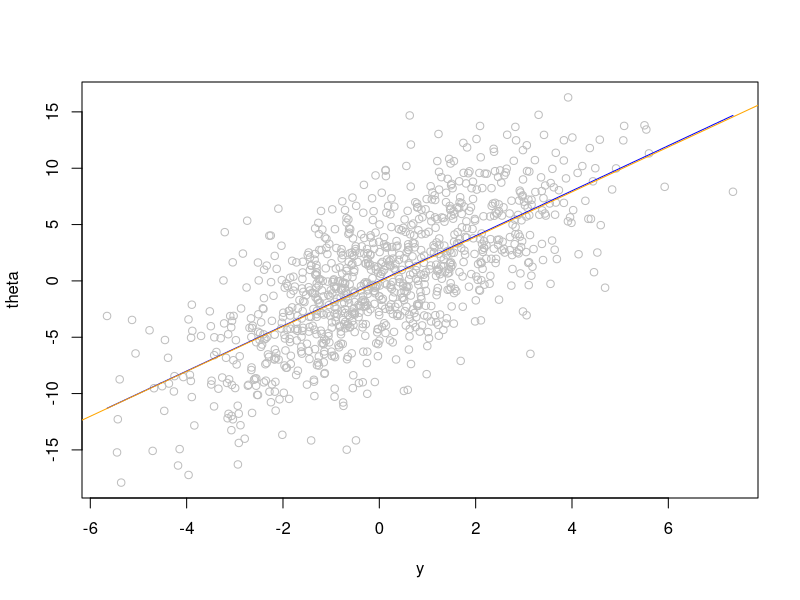
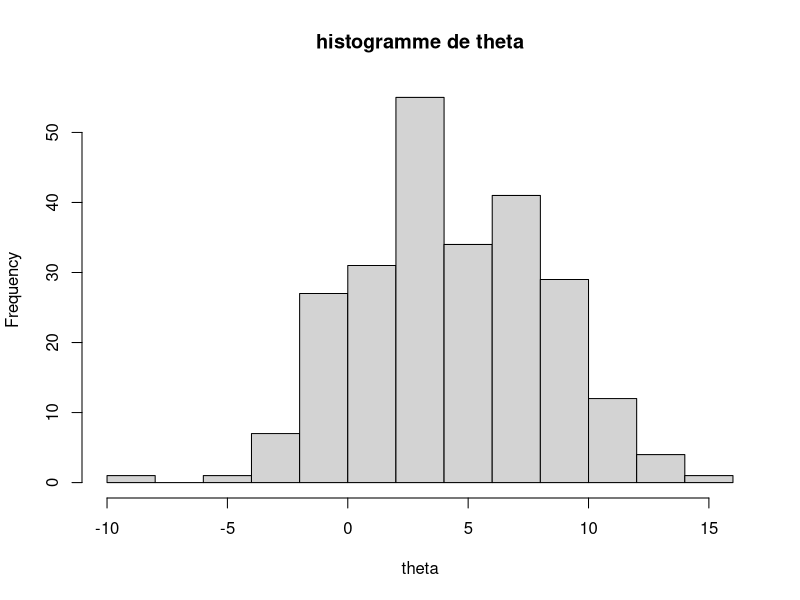
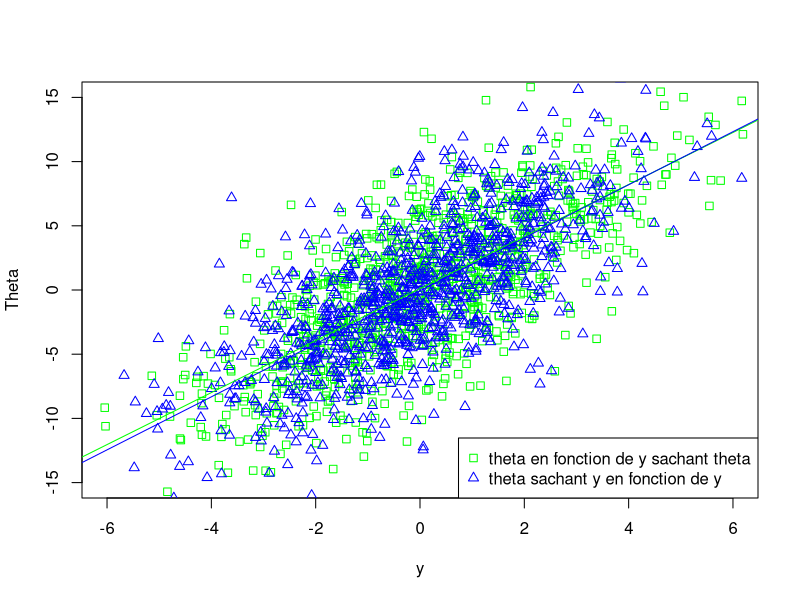
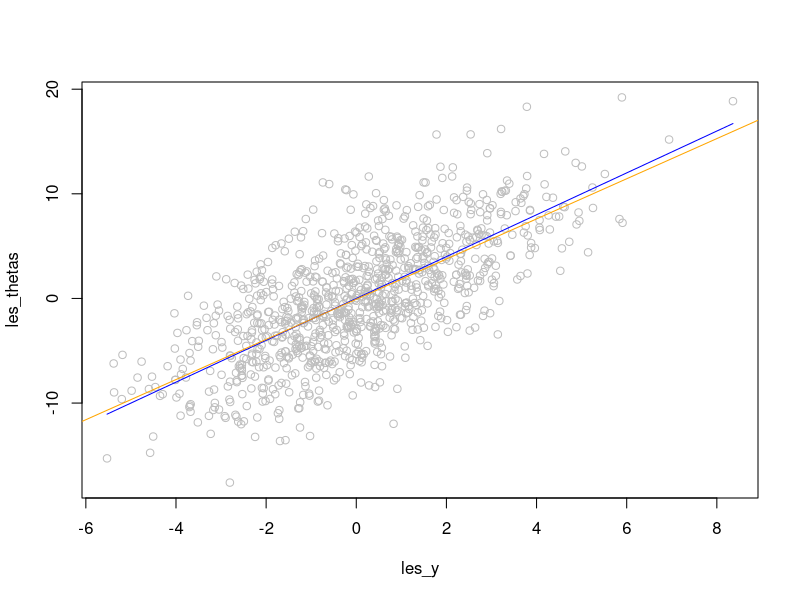

Here is the R script that generated these plots, in order:
## ---- chunk 1
  
taille <- 1000

#On tire les thetas 
theta <- rnorm(taille, 0, 32) #je ne sais pas si il veut la variance ou l'ecart-type

#on tire les y sachant theta

y <- rnorm(taille, theta/4, 2)

## ---- chunk 2
  
taille <- 1000

#On tire les thetas 
theta <- rnorm(taille, 0, sqrt(32))

#on tire les y sachant theta

y <- rnorm(taille, theta/4, sqrt(2))

#on trace les points
plot(y, theta, col="grey")

#on trace la droite de l'espérance

curve(2*x, add=TRUE, col="blue")

#on trace la droite de la régression linéaire

abline(lm(theta ~ y), col="orange")
## ---- chunk 3
 
taille <- 100000

#On tire les thetas 
theta <- rnorm(taille, 0, sqrt(32))

#on tire les y sachant theta

y <- rnorm(taille, theta/4, sqrt(2))
ytheta <- data.frame(theta, y)
ytheta = ytheta[ytheta[,2] < 2.01 & ytheta[,2] > 1.99,]
length(ytheta)


## ---- chunk 4
hist(ytheta[,1], main = 'histogramme de theta', xlab = 'theta')
## ---- chunk 5
taille <- 1000

#On tire les thetas 
theta <- rnorm(taille, 0, sqrt(32)) #je ne sais pas si il veut la variance ou l'ecart-type

#on tire les y sachant theta

y_theta <- rnorm(taille, theta/4, sqrt(2))

#On tire les y
y <- rnorm(taille, 0, sqrt(4)) #je ne sais pas si il veut la variance ou l'ecart-type

#on tire les thetas sachant y

theta_y <- rnorm(taille, 2*y, sqrt(16))


#on trace les deux nuages de points pour les comparer
plot(y_theta,theta,xlab="y",ylab="Theta",col="green",pch=0,xlim=c(-6,6),ylim=c(-15,15),cex=1)

points(y,theta_y,col="blue",pch=2,cex=1)
legend(x="bottomright", legend=c("theta en fonction de y sachant theta","theta sachant y en fonction de y"), col=c("green","blue"), pch=c(0,2))

#on trace les droites de régressions linéaires

abline(lm(theta ~ y_theta), col="green")
abline(lm(theta_y ~ y), col="blue")

## ---- chunk 6
taille <- 1050

theta <- 0
les_thetas <- c()
les_y <- c()

for (t in seq(1, taille)){
  y <- rnorm(1, theta / 4, sqrt(2))
  theta <- rnorm(1, 2 * y, 4)
  #On ne stocke pas les 100 premières valeurs
  if (t > 50){
    les_y <- c(les_y, y)
    les_thetas <- c(les_thetas, theta)
  }
}

#on trace les points
plot(les_y, les_thetas, col="grey")

#on trace la droite de l'espérance

curve(2*x, add=TRUE, col="blue")

#on trace la droite de la régression linéaire

abline(lm(les_thetas ~ les_y), col="orange")
